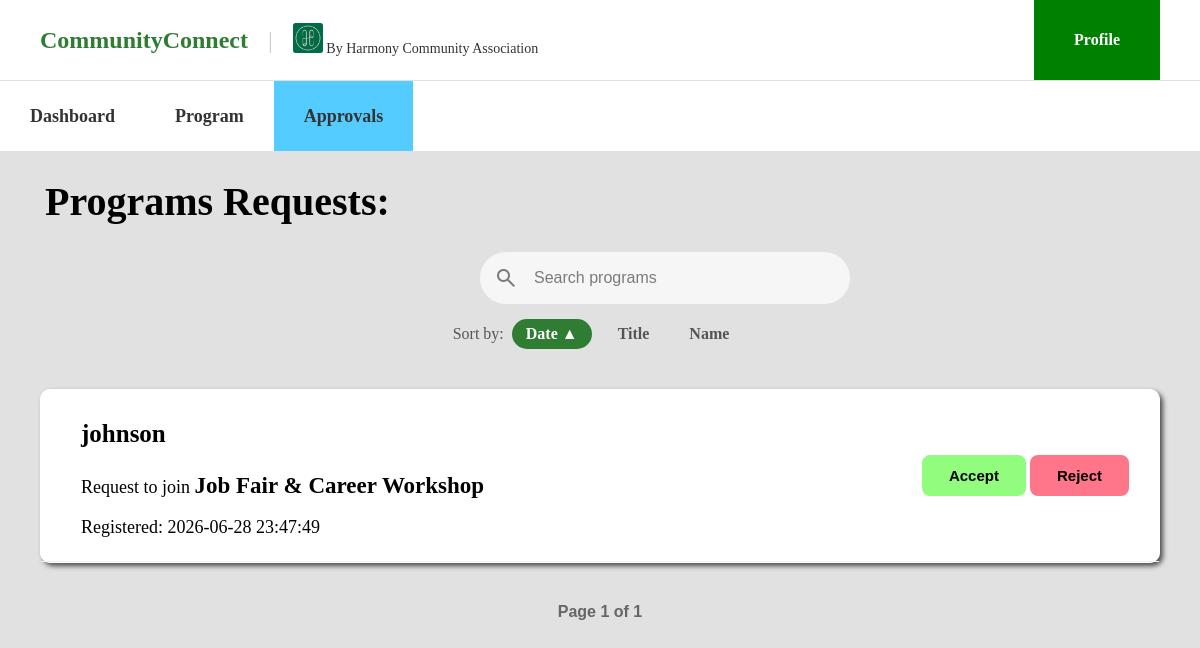
Page /AdminPage/Admin_Request.php (signed in) on the committed database.
### tables this page shows
CREATE TABLE `user_program` (
  `id` int(11) NOT NULL,
  `user_id` int(11) NOT NULL,
  `program_id` int(11) NOT NULL,
  `status` varchar(30) NOT NULL,
  `Reg_date` datetime NOT NULL,
  `notified` tinyint(1) NOT NULL DEFAULT 0
);

CREATE TABLE `account` (
  `id` int(11) NOT NULL,
  `username` varchar(100) NOT NULL,
  `email` varchar(100) NOT NULL,
  `password` varchar(255) NOT NULL,
  `role` varchar(50) NOT NULL,
  `Reg_date` datetime NOT NULL
);

CREATE TABLE `program` (
  `id` int(11) NOT NULL,
  `title` varchar(150) NOT NULL,
  `event_date` date NOT NULL,
  `start_time` time NOT NULL,
  `end_time` time NOT NULL,
  `location` varchar(200) NOT NULL,
  `description` text NOT NULL,
  `image` varchar(255) NOT NULL DEFAULT 'Images/gotong-royong.jpg'
);

### AdminPage/Admin_Request.php (the view, shortened to what this page needs)
<?php
require_once("../database.php");
$limit = 5;
$page = isset($_GET['page']) ? (int)$_GET['page'] : 1;
$offset = ($page - 1) * $limit;
$allowed_sorts = ['event_date', 'title', 'username'];
$sort = in_array($_GET['sort'] ?? '', $allowed_sorts) ? $_GET['sort'] : 'event_date';
$allowed_orders=['asc', 'desc'];
$order = in_array(strtolower($_GET['order'] ?? ''), $allowed_orders) ? strtolower($_GET['order']) : 'asc';
$search = isset($_GET['search']) && !empty($_GET['search']) ? $_GET['search'] : "";
if ($search !== "") {
    $safe = mysqli_real_escape_string($connection, $search);
    $count_sql =
    "SELECT COUNT(*) AS total
    FROM program p, user_program up
    WHERE p.id = up.program_id
    AND p.title LIKE '%$safe%'
    AND up.status LIKE 'Pending'
    ";
    $count_result = mysqli_query($connection, $count_sql);
    $total_rows = mysqli_fetch_assoc($count_result)['total'];
    $sql = "SELECT up.id, up.user_id, up.program_id, up.status, up.Reg_date, a.username, p.title
            FROM user_program up, account a, program p
            WHERE up.user_id = a.id
            AND up.program_id = p.id
            AND p.title LIKE '%$safe%'
            AND up.status LIKE 'Pending'
            ORDER BY $sort $order
            LIMIT $limit OFFSET $offset";
} else {
    $count_sql =
    "SELECT COUNT(*) AS total
    FROM user_program
    WHERE status LIKE 'Pending'
    ";
    $count_result = mysqli_query($connection, $count_sql);
    $total_rows = mysqli_fetch_assoc($count_result)['total'];
    $sql = "SELECT up.id, up.user_id, up.program_id, up.status, up.Reg_date, a.username, p.title
            FROM user_program up, account a, program p
            WHERE up.user_id = a.id
            AND up.program_id = p.id
            AND up.status LIKE 'Pending'
            ORDER BY $sort $order
            LIMIT $limit OFFSET $offset";
}
$result = mysqli_query($connection, $sql);
$total_pages = ceil($total_rows / $limit);
?>
<!DOCTYPE html>
<html>
    <head>
        <link rel="stylesheet" href="../CSS/admin.css">
    </head>
    <body>
        <header class="top-header">
            <div class="header-left">
                <h1 class="brand-title">CommunityConnect</h1>
                <span class="divider">|</span>
                <div class="org-host">
                    <img src="../Images/harmony.jpg" alt="https://media.licdn.com/dms/image/v2/D4E03AQELNAHJckXI1Q/profile-displayphoto-shrink_200_200/B4EZOXqLbGHkAk-/0/1733416237478?e=2147483647&v=beta&t=sjAOtOOF-mVLAh6dF3wuGAHkhmZoFFiBIWNB3DAQ30s" class="logo-placeholder">
                    <span>By Harmony Community Association</span>
                </div>
            </div>
            <div class="header-right">
                <a href="Admin_Profile.php" class="profile-btn">Profile</a>
            </div>
        </header>
        <nav class="main-nav">
            <a href="Admin_Main.php" target="_self">Dashboard</a>
            <a href="Admin_Program.php" target="_self">Program</a>
            <a href="Admin_Request.php" class="current" target="_self">Approvals</a>
        </nav>
        <div class="ctitle">
            <h1>Programs Requests:</h1>
        </div>
        <form method="GET" action="">
                <div class="searchs">
                    <span class="search-icon material-symbols-outlined">search</span>
                    <input class="search-input" type="text" name="search" placeholder="Search programs"
                            value="<?= htmlspecialchars($_GET['search'] ?? '') ?>" autofocus>
                </div>
        </form>
        <div class="sort-controls">
            Sort by:
            <a href="?sort=event_date&order=<?= ($sort === 'event_date' && $order === 'asc') ? 'desc' : 'asc' ?>&search=<?= urlencode($search) ?>"
            class="sort-link <?= $sort === 'event_date' ? 'active' : '' ?>">
                Date <?= $sort === 'event_date' ? ($order === 'asc' ? '▲' : '▼') : '' ?>
            </a>
            <a href="?sort=title&order=<?= ($sort === 'title' && $order === 'asc') ? 'desc' : 'asc' ?>&search=<?= urlencode($search) ?>"
            class="sort-link <?= $sort === 'title' ? 'active' : '' ?>">
                Title <?= $sort === 'title' ? ($order === 'asc' ? '▲' : '▼') : '' ?>
            </a>
            <a href="?sort=username&order=<?= ($sort === 'username' && $order === 'asc') ? 'desc' : 'asc' ?>&search=<?= urlencode($search) ?>"
            class="sort-link <?= $sort === 'username' ? 'active' : '' ?>">
                Name <?= $sort === 'username' ? ($order === 'asc' ? '▲' : '▼') : '' ?>
            </a>
        </div>
        <div class="requests">
            <?php if (mysqli_num_rows($result) > 0): ?>
                <?php while ($row = mysqli_fetch_assoc($result)): ?>
                    <div class="requests-info">
                        <div class="requests-person">
                            <h3 class="pName"><?=  htmlspecialchars($row['username']) ?></h3>
                            <p class="idek"> Request to join <strong class="proT"><?=  htmlspecialchars($row['title']) ?></strong></p>
                            <p class="idek"> Registered: <?= htmlspecialchars($row['Reg_date']) ?></p>
                        </div>
                        <div class="requests-actions">
                            <form class="decision" method="POST" action="Admin_Request.php">
                                <button class="acceptB" type="submit" name="accept" value="Accept">Accept</button>
                                <button class="rejectB" type="submit" name="reject" value="Reject">Reject</button>
                            </form>
                        </div>
                    </div>
                <?php endwhile; ?>
                <?php else: ?>
                    <p class="nothing">No pending requests.</p>
                <?php endif; ?>
        </div>
    <?php if ($total_rows > 0): ?>
    <div style="text-align: center; margin: 40px 0; font-family: Arial, sans-serif; font-weight: bold;">
        <span style="display: inline-block; margin: 0 10px; color: #666; vertical-align: middle;">
            Page <?php echo $page; ?> of <?php echo $total_pages; ?>
        </span>
    </div>
    <?php endif; ?>
    </body>
</html>

### CSS/admin.css (style rules this page uses)
body { background: rgb(225, 225, 225); font-family: 'Times New Roman', serif; margin: 0; padding: 0; }
.top-header { background: white; display: flex; justify-content: space-between; align-items: center; padding: 0 40px; border-bottom: 1px solid #e0e0e0; height: 80px; margin: 0; }
.header-left { display: flex; align-items: center; gap: 20px; }
.brand-title { font-size: 24px; font-weight: bold; color: #2e7d32; }
.divider { color: #cccccc; font-size: 24px; }
.logo-placeholder { width: 30px; height: 30px; }
.org-host { font-size: 14px; color: #333333; }
.header-right { display: flex; align-self: stretch; }
.profile-btn { display: flex; align-items: center; justify-content: center; background-color: Green; color: #ffffff; padding: 0 40px; text-decoration: none; font-weight: bold; font-size: 16px; height: 100%; }
.main-nav { background: white; display: flex; align-items: stretch; height: 70px; margin: 0; }
.main-nav a { display: inline-flex; align-items: center; margin: 0; padding: 0 30px; color: #333333; text-decoration: none; font-weight: bold; font-size: 18px; }
.current { background-color: #55ccff; }
.searchs { --padding: 14px; margin-left: 40%; width: max-content; display: flex; align-items: center; padding: var(--padding); border-radius: 28px; background: #f6f6f6; transition: box-shadow 0.25s; }
.search-input { font-size: 16px; font-family: 'Lexend', sans-serif; color: #333333; margin-left: var(--padding); outline: none; border: none; background: transparent; width: 300px; }
.search-input::placeholder, .search-icon { color: rgba(0, 0, 0, 0.5); }
.requests { border: 1px solid #ffffff; background-color: #ffffff; border-radius: 10px; margin-left: 40px; margin-right: 40px; margin-top: 40px; box-shadow: 3px 3px 5px #4d4d4d; }
.requests-info { display: flex; justify-content: space-between; align-items: center; padding: 5px 20px; border-bottom: 1px solid #eee; }
.pName { font-size: 25px; }
.requests-person { padding-left: 20px; }
.requests-actions { display: flex; align-items: center; gap: 10px; justify-content: flex-end; padding-right: 10px; }
.acceptB { border: 2px solid rgb(146, 252, 127); background: rgb(146, 252, 127); color: #000000; padding: 10px 25px; border-radius: 8px; cursor: pointer; font-weight: bold; font-size: 15px; }
.rejectB { border: 2px solid rgb(255, 117, 138); background: rgb(255, 117, 138); color: #000000; padding: 10px 25px; border-radius: 8px; cursor: pointer; font-weight: bold; font-size: 15px; }
.proT { font-size: 23px; }
.idek { font-size: 18px; }
.decision { display:inline; }
.ctitle { margin-left: 45px; font-size: 20px; }
.sort-controls { text-align: center; margin: 15px 0; font-family: 'Times New Roman', serif; color: #555; }
.sort-link { display: inline-block; padding: 6px 14px; margin: 0 4px; border-radius: 20px; text-decoration: none; color: #555; font-weight: bold; transition: background-color 0.2s, color 0.2s; }
.sort-link.active { background-color: #2e7d32; color: white; }

### rows in the picture
user_program: user.username "johnson", program.title "Job Fair & Career Workshop", Reg_date "2026-06-28 23:47:49"

### other values in the picture
$page "1"
$total_pages "1"
